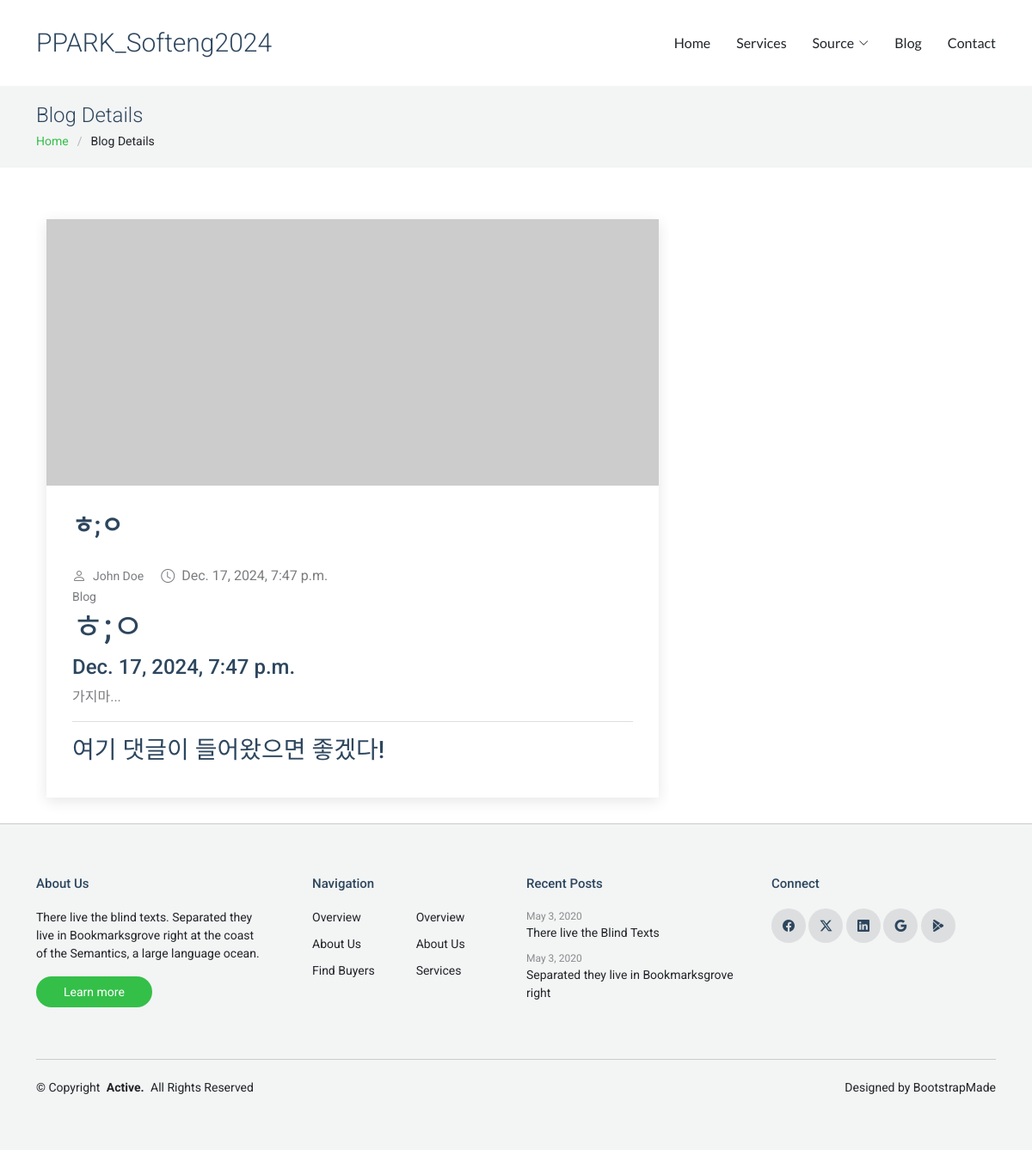
Page /blog/3/ on the committed database.
### blog/models.py (models this page shows, shortened)
class Post(models.Model):
    title =models.CharField(max_length=30)
    hook_text =models.CharField(max_length=100, blank=True)
    content = models.TextField()
    head_image = models.ImageField(upload_to='blog/images/%Y/%m/%d/', blank=True)
    file_upload = models.FileField(upload_to ='blog/files/%Y/%m/%d/', blank= True)
    created_at = models.DateTimeField(auto_now_add=True)
    updated_at = models.DateTimeField(auto_now=True)

### blog/views.py (the view)
# urls.py: path('<int:pk>/',views.PostDetail.as_view()),
class PostDetail(DetailView):
    model = Post
    template_name='blog/blog_details.html'

### blog/templates/blog/blog_details.html
{% extends 'blog/base.html' %}
{% block main_area %}
    <div class="page-title light-background">
      <div class="container">
        <h1>Blog Details</h1>
        <nav class="breadcrumbs">
          <ol>
            <li><a href="index.html">Home</a></li>
            <li class="current">Blog Details</li>
          </ol>
        </nav>
      </div>
    </div>
<body class="blog-details-page">
    <div class="container">
        <div class="row">
            <div class="col-lg-8">
                <section id="blog-details" class="blog-details section">
                <div class="container">
                    <article class="article">
                        <div class="post-img">
                            {% if post.head_image %}
                                <img src="{{ post.head_image.url }}" alt="{{ p }} head image" class="img-fluid" style="width: 800px; height: 310px; object-fit: cover;">
                            {% else %}
                                    <img src="https://picsum.photos/seed/{{ p.id }}/800/310" alt="random_image">
                            {% endif %}
                        </div>
                        <h2 class="title">{{ post.title }}</h2>
                        <div class="meta-top">
                            <ul>
                                <li class="d-flex align-items-center"><i class="bi bi-person"></i> <a href="blog-details.html">John Doe</a></li>
                                <li class="d-flex align-items-center"><i class="bi bi-clock"></i>{{ post.created_at }}</li>
                            </ul>
<nav>
    <a href="/blog/">Blog</a>
</nav>
<h1>{{ post.title }}</h1>
<h4>{{ post.created_at }}</h4>
<p>{{ post.content }}</p>
<hr/>
<h3>여기 댓글이 들어왔으면 좋겠다!</h3>
</body>
{% endblock %}

### blog/static/blog/css/main.css (style rules this page uses)
:root { --default-font: "Roboto", system-ui, -apple-system, "Segoe UI", Roboto, "Helvetica Neue", Arial, "Noto Sans", "Liberation Sans", sans-serif, "Apple Color Emoji", "Segoe UI Emoji", "Segoe UI Symbol", "Noto Color Emoji"; --heading-font: "Roboto", sans-serif; --nav-font: "Lato", sans-serif; }
:root { --background-color: #ffffff; --default-color: #212529; --heading-color: #2d465e; --accent-color: #34bf49; --surface-color: #ffffff; --contrast-color: #ffffff; }
:root { --nav-color: #212529; --nav-hover-color: #34bf49; --nav-mobile-background-color: #ffffff; --nav-dropdown-background-color: #ffffff; --nav-dropdown-color: #212529; --nav-dropdown-hover-color: #34bf49; }
.light-background { --background-color: #f3f4f4; --surface-color: #ffffff; }
:root { scroll-behavior: smooth; }
body { color: var(--default-color); background-color: var(--background-color); font-family: var(--default-font); }
a { color: var(--accent-color); text-decoration: none; transition: 0.3s; }
h1, h2, h3, h4, h5, h6 { color: var(--heading-color); font-family: var(--heading-font); }
.page-title { color: var(--default-color); background-color: var(--background-color); padding: 20px 0; position: relative; }
.page-title h1 { font-size: 24px; font-weight: 300; margin: 0 0 5px 0; }
.page-title .breadcrumbs ol { display: flex; flex-wrap: wrap; list-style: none; padding: 0; margin: 0; font-size: 14px; font-weight: 400; }
.page-title .breadcrumbs ol li+li { padding-left: 10px; }
.page-title .breadcrumbs ol li+li::before { content: "/"; display: inline-block; padding-right: 10px; color: color-mix(in srgb, var(--default-color), transparent 70%); }
section, .section { color: var(--default-color); background-color: var(--background-color); padding: 60px 0; scroll-margin-top: 100px; overflow: clip; }
.blog-details { padding-bottom: 30px; }
.blog-details .article { background-color: var(--surface-color); padding: 30px; box-shadow: 0 4px 16px rgba(0, 0, 0, 0.1); }
.blog-details .post-img { margin: -30px -30px 20px -30px; overflow: hidden; }
.blog-details .title { color: var(--heading-color); font-size: 28px; font-weight: 700; padding: 0; margin: 30px 0; }
.blog-details .meta-top { margin-top: 20px; color: color-mix(in srgb, var(--default-color), transparent 40%); }
.blog-details .meta-top ul { display: flex; flex-wrap: wrap; list-style: none; align-items: center; padding: 0; margin: 0; }
.blog-details .meta-top ul li+li { padding-left: 20px; }
.blog-details .meta-top i { font-size: 16px; margin-right: 8px; line-height: 0; color: color-mix(in srgb, var(--default-color), transparent 40%); }
.blog-details .meta-top a { color: color-mix(in srgb, var(--default-color), transparent 40%); font-size: 14px; display: inline-block; line-height: 1; }

### rows in the picture
Post: title "ㅎ;ㅇ", created_at "Dec. 17, 2024, 7:47 p.m.", content "가지마..."
